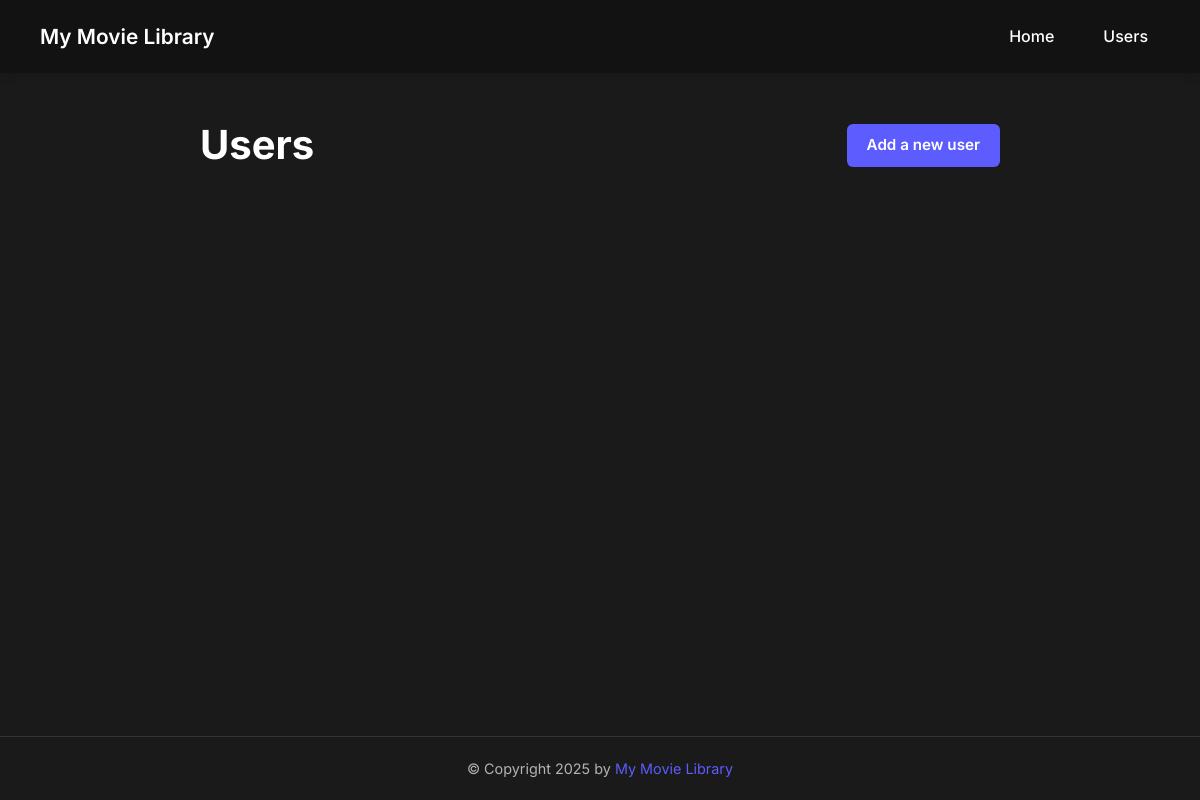
The app's page /users, older data.
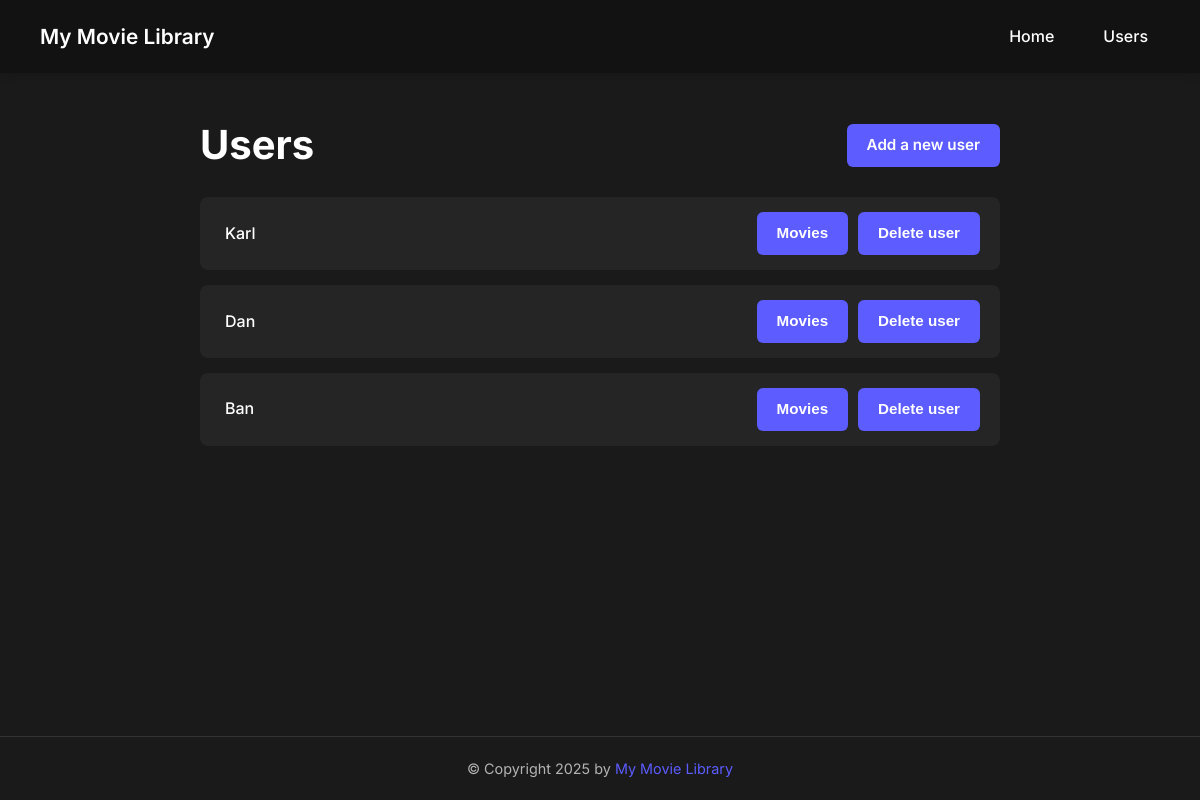
The same page, newer data.
### storage/db_models.py (models this page shows, shortened)
class UserAccount(model):
    id: Mapped[int] = mapped_column(primary_key=True, autoincrement=True)
    name: Mapped[str] = mapped_column(unique=True)
    movies: Mapped[List['Movie']] = relationship(back_populates='user', cascade='all, delete-orphan')

### app.py (the view)
@app.get('/users')
@db_connection_handler
def list_all_users():
    users = data_manager.get_all_users()
    return render_template('users.html', users=users)

### app.py (called while the page is built)
def db_connection_handler(func):
    @functools.wraps(func)
    def wrapper(*args, **kwargs):
        try:
            data = func(*args, **kwargs)
            return data
        except (exc.OperationalError, exc.ArgumentError) as e:
            print(f'The following error has occurred: {e}')
            flash('Problem with database, try again later.', 'error')
            return render_template('error.html'), 500
        except Exception as e:
            print(f'The following error has occurred: {e}')
            flash('Something went wrong, try again later.', 'error')
            return render_template('error.html'), 500
    return wrapper

### storage/sqlite_data_manager.py (called while the page is built)
    def get_all_users(self):
        return self.db.session.execute(self.db.select(self.user_model)).scalars()

### templates/users.html
{% extends "layout.html" %}
{% block head %}
  {{ super() }}
{% endblock %}
{% block content %}
  <div class="container">
    <div class="content-header users-page-header">
      <h1>Users</h1>
      <a href="/add_user" class="btn">Add a new user</a>
    </div>
    <section class="users-list">
      {% for user in users %}
      <div class="user-item">
        <div class="user">
          <a href="/users/{{user.id}}" class="user-link">{{user.name}}</a>
        </div>
        <div class="delete-user">
          <form action="/users/{{user.id}}" method="get">
            <button type="submit" class="btn btn-small btn-danger">Movies</button>
          </form>
          <form action="/delete_user/{{user.id}}" method="post">
            <button type="submit" class="btn btn-small btn-danger">Delete user</button>
          </form>
        </div>
      </div>
      {% endfor %}
    </section>
  </div>
{% endblock %}

### templates/layout.html (shortened to what this page needs)
<!doctype html>
<html lang="en">
  <head>
    {% block head %}
    <link rel="stylesheet" href="{{ url_for('static', filename='style.css') }}">
    {% endblock %}
  </head>
  <body>
    <div class="page-container">
      <header id="header">
        <a href="/" class="site-logo">My Movie Library</a>
        <nav>
          <ul class="nav-list">
            <li><a href="/">Home</a></li>
            <li><a href="/users">Users</a></li>
          </ul>
        </nav>
      </header>
      <main class="main-content">
        <div id="content">
          {% block content %}{% endblock %}
        </div>
      </main>
      <footer id="footer">
        {% block footer %}
        &copy; Copyright 2025 by <a href="/">My Movie Library</a>
        {% endblock %}
      </footer>
    </div>
  </body>
</html>

### static/style.css (style rules this page uses)
:root { --dark-bg: #1a1a1a; --darker-bg: #121212; --light-text: #ffffff; --secondary-text: #b3b3b3; --accent-color: #5c5cff; --button-color: #5c5cff; --button-hover: #4646ff; --button-danger: #dc3545; --button-danger-hover: #c82333; --button-secondary: #6c757d; --button-secondary-hover: #5a6268; --card-bg: #252525; --border-color: #333333; --success-color: #28a745; --success-hover: #218838; --form-bg: rgba(0, 0, 0, 0.2); --focus-color: #7f7fff; --focus-shadow: 0 0 0 0.2rem rgba(92, 92, 255, 0.25); }
*, *::before, *::after { box-sizing: border-box; }
.page-container { display: flex; flex-direction: column; min-height: 100vh; }
.main-content { flex: 1 0 auto; padding-top: 20px; padding-bottom: 20px; }
body { font-family: 'Inter', -apple-system, BlinkMacSystemFont, 'Segoe UI', Roboto, Oxygen, Ubuntu, Cantarell, 'Open Sans', 'Helvetica Neue', sans-serif; background-color: var(--dark-bg); color: var(--light-text); margin: 0; padding: 0; line-height: 1.6; }
.container { width: 100%; max-width: 1200px; margin: 0 auto; padding: 20px; }
.content-header { display: flex; justify-content: space-between; align-items: center; margin-bottom: 20px; flex-wrap: wrap; gap: 15px; }
.content-header h1, .content-header h2 { margin: 0; }
.users-page-header h1 { margin-left: 180px; }
.users-page-header .btn { margin-right: 180px; }
h1 { font-size: 2.5rem; font-weight: 700; margin-bottom: 1rem; color: var(--light-text); }
a { color: var(--accent-color); text-decoration: none; transition: color 0.2s ease, background-color 0.2s ease; }
#header { display: flex; justify-content: space-between; align-items: center; padding: 20px 40px; background-color: var(--darker-bg); box-shadow: 0 2px 10px rgba(0, 0, 0, 0.15); }
.site-logo { font-weight: 600; font-size: 1.3rem; color: var(--light-text); }
.nav-list { display: flex; list-style: none; padding: 0; margin: 0; gap: 25px; }
nav a { color: var(--light-text); font-weight: 500; padding: 8px 12px; border-radius: 5px; }
.btn, button[type="submit"] { display: inline-flex; align-items: center; justify-content: center; padding: 10px 20px; background-color: var(--button-color); color: white; border: none; border-radius: 6px; cursor: pointer; font-weight: 600; font-size: 0.95rem; transition: background-color 0.2s, transform 0.1s; text-align: center; line-height: 1.5; }
.btn-small { padding: 8px 12px; font-size: 0.85rem; }
.btn-danger { background-color: var(--button-danger); }
.users-list { max-width: 800px; margin: 0 auto; }
.user-item { display: flex; justify-content: space-between; align-items: center; background-color: var(--card-bg); padding: 15px 20px; margin-bottom: 15px; border-radius: 8px; transition: background-color 0.2s; gap: 10px; }
.user { flex: 1; }
.delete-user { display: flex; gap: 10px; }
.user-link { font-weight: 500; color: var(--light-text); text-decoration: none; padding: 5px; }
#footer { padding: 20px; text-align: center; color: var(--secondary-text); font-size: 0.9rem; border-top: 1px solid var(--border-color); margin-top: 40px; flex-shrink: 0; }

Row changes from the older to the newer data that the page shows:
added UserAccount: name "Karl"
added UserAccount: name "Dan"
added UserAccount: name "Ban"
